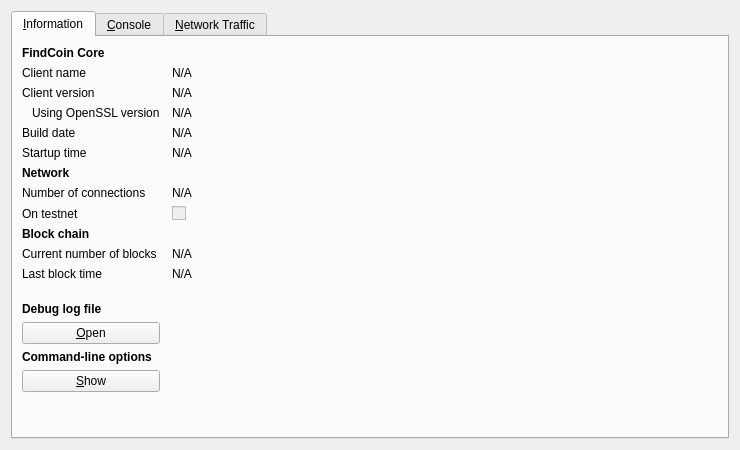
<?xml version="1.0" encoding="UTF-8"?>
<ui version="4.0">
 <class>RPCConsole</class>
 <widget class="QDialog" name="RPCConsole">
  <property name="geometry">
   <rect>
    <x>0</x>
    <y>0</y>
    <width>740</width>
    <height>450</height>
   </rect>
  </property>
  <property name="windowTitle">
   <string>FindCoin - Debug window</string>
  </property>
  <layout class="QVBoxLayout" name="verticalLayout_2">
   <item>
    <widget class="QTabWidget" name="tabWidget">
     <property name="currentIndex">
      <number>0</number>
     </property>
     <widget class="QWidget" name="tab_info">
      <attribute name="title">
       <string>&amp;Information</string>
      </attribute>
      <layout class="QGridLayout" name="gridLayout" columnstretch="0,1">
       <property name="horizontalSpacing">
        <number>12</number>
       </property>
       <item row="0" column="0">
        <widget class="QLabel" name="label_9">
         <property name="font">
          <font>
           <weight>75</weight>
           <bold>true</bold>
          </font>
         </property>
         <property name="text">
          <string>FindCoin Core</string>
         </property>
        </widget>
       </item>
       <item row="1" column="0">
        <widget class="QLabel" name="label_5">
         <property name="text">
          <string>Client name</string>
         </property>
        </widget>
       </item>
       <item row="1" column="1">
        <widget class="QLabel" name="clientName">
         <property name="cursor">
          <cursorShape>IBeamCursor</cursorShape>
         </property>
         <property name="text">
          <string>N/A</string>
         </property>
         <property name="textFormat">
          <enum>Qt::PlainText</enum>
         </property>
         <property name="textInteractionFlags">
          <set>Qt::LinksAccessibleByMouse|Qt::TextSelectableByKeyboard|Qt::TextSelectableByMouse</set>
         </property>
        </widget>
       </item>
       <item row="2" column="0">
        <widget class="QLabel" name="label_6">
         <property name="text">
          <string>Client version</string>
         </property>
        </widget>
       </item>
       <item row="2" column="1">
        <widget class="QLabel" name="clientVersion">
         <property name="cursor">
          <cursorShape>IBeamCursor</cursorShape>
         </property>
         <property name="text">
          <string>N/A</string>
         </property>
         <property name="textFormat">
          <enum>Qt::PlainText</enum>
         </property>
         <property name="textInteractionFlags">
          <set>Qt::LinksAccessibleByMouse|Qt::TextSelectableByKeyboard|Qt::TextSelectableByMouse</set>
         </property>
        </widget>
       </item>
       <item row="3" column="0">
        <widget class="QLabel" name="label_14">
         <property name="text">
          <string>Using OpenSSL version</string>
         </property>
         <property name="indent">
          <number>10</number>
         </property>
        </widget>
       </item>
       <item row="3" column="1">
        <widget class="QLabel" name="openSSLVersion">
         <property name="cursor">
          <cursorShape>IBeamCursor</cursorShape>
         </property>
         <property name="text">
          <string>N/A</string>
         </property>
         <property name="textFormat">
          <enum>Qt::PlainText</enum>
         </property>
         <property name="textInteractionFlags">
          <set>Qt::LinksAccessibleByMouse|Qt::TextSelectableByKeyboard|Qt::TextSelectableByMouse</set>
         </property>
        </widget>
       </item>
       <item row="4" column="0">
        <widget class="QLabel" name="label_12">
         <property name="text">
          <string>Build date</string>
         </property>
        </widget>
       </item>
       <item row="4" column="1">
        <widget class="QLabel" name="buildDate">
         <property name="cursor">
          <cursorShape>IBeamCursor</cursorShape>
         </property>
         <property name="text">
          <string>N/A</string>
         </property>
         <property name="textFormat">
          <enum>Qt::PlainText</enum>
         </property>
         <property name="textInteractionFlags">
          <set>Qt::LinksAccessibleByMouse|Qt::TextSelectableByKeyboard|Qt::TextSelectableByMouse</set>
         </property>
        </widget>
       </item>
       <item row="5" column="0">
        <widget class="QLabel" name="label_13">
         <property name="text">
          <string>Startup time</string>
         </property>
        </widget>
       </item>
       <item row="5" column="1">
        <widget class="QLabel" name="startupTime">
         <property name="cursor">
          <cursorShape>IBeamCursor</cursorShape>
         </property>
         <property name="text">
          <string>N/A</string>
         </property>
         <property name="textFormat">
          <enum>Qt::PlainText</enum>
         </property>
         <property name="textInteractionFlags">
          <set>Qt::LinksAccessibleByMouse|Qt::TextSelectableByKeyboard|Qt::TextSelectableByMouse</set>
         </property>
        </widget>
       </item>
       <item row="6" column="0">
        <widget class="QLabel" name="label_11">
         <property name="font">
          <font>
           <weight>75</weight>
           <bold>true</bold>
          </font>
         </property>
         <property name="text">
          <string>Network</string>
         </property>
        </widget>
       </item>
       <item row="7" column="0">
        <widget class="QLabel" name="label_7">
         <property name="text">
          <string>Number of connections</string>
         </property>
        </widget>
       </item>
       <item row="7" column="1">
        <widget class="QLabel" name="numberOfConnections">
         <property name="cursor">
          <cursorShape>IBeamCursor</cursorShape>
         </property>
         <property name="text">
          <string>N/A</string>
         </property>
         <property name="textFormat">
          <enum>Qt::PlainText</enum>
         </property>
         <property name="textInteractionFlags">
          <set>Qt::LinksAccessibleByMouse|Qt::TextSelectableByKeyboard|Qt::TextSelectableByMouse</set>
         </property>
        </widget>
       </item>
       <item row="8" column="0">
        <widget class="QLabel" name="label_8">
         <property name="text">
          <string>On testnet</string>
         </property>
        </widget>
       </item>
       <item row="8" column="1">
        <widget class="QCheckBox" name="isTestNet">
         <property name="enabled">
          <bool>false</bool>
         </property>
         <property name="text">
          <string/>
         </property>
        </widget>
       </item>
       <item row="9" column="0">
        <widget class="QLabel" name="label_10">
         <property name="font">
          <font>
           <weight>75</weight>
           <bold>true</bold>
          </font>
         </property>
         <property name="text">
          <string>Block chain</string>
         </property>
        </widget>
       </item>
       <item row="10" column="0">
        <widget class="QLabel" name="label_3">
         <property name="text">
          <string>Current number of blocks</string>
         </property>
        </widget>
       </item>
       <item row="10" column="1">
        <widget class="QLabel" name="numberOfBlocks">
         <property name="cursor">
          <cursorShape>IBeamCursor</cursorShape>
         </property>
         <property name="text">
          <string>N/A</string>
         </property>
         <property name="textFormat">
          <enum>Qt::PlainText</enum>
         </property>
         <property name="textInteractionFlags">
          <set>Qt::LinksAccessibleByMouse|Qt::TextSelectableByKeyboard|Qt::TextSelectableByMouse</set>
         </property>
        </widget>
       </item>
       <item row="11" column="0">
        <widget class="QLabel" name="label_2">
         <property name="text">
          <string>Last block time</string>
         </property>
        </widget>
       </item>
       <item row="11" column="1">
        <widget class="QLabel" name="lastBlockTime">
         <property name="cursor">
          <cursorShape>IBeamCursor</cursorShape>
         </property>
         <property name="text">
          <string>N/A</string>
         </property>
         <property name="textFormat">
          <enum>Qt::PlainText</enum>
         </property>
         <property name="textInteractionFlags">
          <set>Qt::LinksAccessibleByMouse|Qt::TextSelectableByKeyboard|Qt::TextSelectableByMouse</set>
         </property>
        </widget>
       </item>
       <item row="12" column="0">
        <spacer name="verticalSpacer_2">
         <property name="orientation">
          <enum>Qt::Vertical</enum>
         </property>
         <property name="sizeHint" stdset="0">
          <size>
           <width>20</width>
           <height>20</height>
          </size>
         </property>
        </spacer>
       </item>
       <item row="13" column="0">
        <widget class="QLabel" name="labelDebugLogfile">
         <property name="font">
          <font>
           <weight>75</weight>
           <bold>true</bold>
          </font>
         </property>
         <property name="text">
          <string>Debug log file</string>
         </property>
        </widget>
       </item>
       <item row="14" column="0">
        <widget class="QPushButton" name="openDebugLogfileButton">
         <property name="toolTip">
          <string>Open the FindCoin debug log file from the current data directory. This can take a few seconds for large log files.</string>
         </property>
         <property name="text">
          <string>&amp;Open</string>
         </property>
         <property name="autoDefault">
          <bool>false</bool>
         </property>
        </widget>
       </item>
       <item row="15" column="0">
        <widget class="QLabel" name="labelCLOptions">
         <property name="font">
          <font>
           <weight>75</weight>
           <bold>true</bold>
          </font>
         </property>
         <property name="text">
          <string>Command-line options</string>
         </property>
        </widget>
       </item>
       <item row="16" column="0">
        <widget class="QPushButton" name="showCLOptionsButton">
         <property name="toolTip">
          <string>Show the FindCoin-Qt help message to get a list with possible FindCoin command-line options.</string>
         </property>
         <property name="text">
          <string>&amp;Show</string>
         </property>
         <property name="autoDefault">
          <bool>false</bool>
         </property>
        </widget>
       </item>
       <item row="17" column="0">
        <spacer name="verticalSpacer">
         <property name="orientation">
          <enum>Qt::Vertical</enum>
         </property>
         <property name="sizeHint" stdset="0">
          <size>
           <width>20</width>
           <height>40</height>
          </size>
         </property>
        </spacer>
       </item>
      </layout>
     </widget>
     <widget class="QWidget" name="tab_console">
      <attribute name="title">
       <string>&amp;Console</string>
      </attribute>
      <layout class="QVBoxLayout" name="verticalLayout_3">
       <property name="spacing">
        <number>3</number>
       </property>
       <item>
        <widget class="QTextEdit" name="messagesWidget">
         <property name="minimumSize">
          <size>
           <width>0</width>
           <height>100</height>
          </size>
         </property>
         <property name="readOnly">
          <bool>true</bool>
         </property>
         <property name="tabKeyNavigation" stdset="0">
          <bool>false</bool>
         </property>
         <property name="columnCount" stdset="0">
          <number>2</number>
         </property>
        </widget>
       </item>
       <item>
        <layout class="QHBoxLayout" name="horizontalLayout">
         <property name="spacing">
          <number>3</number>
         </property>
         <item>
          <widget class="QLabel" name="label">
           <property name="text">
            <string notr="true">&gt;</string>
           </property>
          </widget>
         </item>
         <item>
          <widget class="QLineEdit" name="lineEdit"/>
         </item>
         <item>
          <widget class="QPushButton" name="clearButton">
           <property name="maximumSize">
            <size>
             <width>24</width>
             <height>24</height>
            </size>
           </property>
           <property name="toolTip">
            <string>Clear console</string>
           </property>
           <property name="text">
            <string/>
           </property>
           <property name="icon">
            <iconset resource="../bitcoin.qrc">
             <normaloff>:/icons/remove</normaloff>:/icons/remove</iconset>
           </property>
           <property name="shortcut">
            <string notr="true">Ctrl+L</string>
           </property>
           <property name="autoDefault">
            <bool>false</bool>
           </property>
          </widget>
         </item>
        </layout>
       </item>
      </layout>
     </widget>
     <widget class="QWidget" name="tab">
      <attribute name="title">
       <string>&amp;Network Traffic</string>
      </attribute>
      <layout class="QHBoxLayout" name="horizontalLayout_3">
       <item>
        <layout class="QVBoxLayout" name="verticalLayout_4">
         <item>
          <widget class="TrafficGraphWidget" name="trafficGraph" native="true">
           <property name="sizePolicy">
            <sizepolicy hsizetype="Expanding" vsizetype="Expanding">
             <horstretch>0</horstretch>
             <verstretch>0</verstretch>
            </sizepolicy>
           </property>
          </widget>
         </item>
         <item>
          <layout class="QHBoxLayout" name="horizontalLayout_2">
           <item>
            <widget class="QSlider" name="sldGraphRange">
             <property name="minimum">
              <number>1</number>
             </property>
             <property name="maximum">
              <number>288</number>
             </property>
             <property name="pageStep">
              <number>12</number>
             </property>
             <property name="value">
              <number>6</number>
             </property>
             <property name="orientation">
              <enum>Qt::Horizontal</enum>
             </property>
            </widget>
           </item>
           <item>
            <widget class="QLabel" name="lblGraphRange">
             <property name="minimumSize">
              <size>
               <width>100</width>
               <height>0</height>
              </size>
             </property>
             <property name="alignment">
              <set>Qt::AlignCenter</set>
             </property>
            </widget>
           </item>
           <item>
            <widget class="QPushButton" name="btnClearTrafficGraph">
             <property name="text">
              <string>&amp;Clear</string>
             </property>
            </widget>
           </item>
          </layout>
         </item>
        </layout>
       </item>
       <item>
        <layout class="QVBoxLayout" name="verticalLayout">
         <item>
          <widget class="QGroupBox" name="groupBox">
           <property name="title">
            <string>Totals</string>
           </property>
           <layout class="QVBoxLayout" name="verticalLayout_5">
            <item>
             <layout class="QHBoxLayout" name="horizontalLayout_4">
              <item>
               <widget class="Line" name="line">
                <property name="sizePolicy">
                 <sizepolicy hsizetype="Fixed" vsizetype="Fixed">
                  <horstretch>0</horstretch>
                  <verstretch>0</verstretch>
                 </sizepolicy>
                </property>
                <property name="minimumSize">
                 <size>
                  <width>10</width>
                  <height>0</height>
                 </size>
                </property>
                <property name="palette">
                 <palette>
                  <active>
                   <colorrole role="Light">
                    <brush brushstyle="SolidPattern">
                     <color alpha="255">
                      <red>0</red>
                      <green>255</green>
                      <blue>0</blue>
                     </color>
                    </brush>
                   </colorrole>
                  </active>
                  <inactive>
                   <colorrole role="Light">
                    <brush brushstyle="SolidPattern">
                     <color alpha="255">
                      <red>0</red>
                      <green>255</green>
                      <blue>0</blue>
                     </color>
                    </brush>
                   </colorrole>
                  </inactive>
                  <disabled>
                   <colorrole role="Light">
                    <brush brushstyle="SolidPattern">
                     <color alpha="255">
                      <red>0</red>
                      <green>255</green>
                      <blue>0</blue>
                     </color>
                    </brush>
                   </colorrole>
                  </disabled>
                 </palette>
                </property>
                <property name="orientation">
                 <enum>Qt::Horizontal</enum>
                </property>
               </widget>
              </item>
              <item>
               <widget class="QLabel" name="label_16">
                <property name="text">
                 <string>In:</string>
                </property>
               </widget>
              </item>
              <item>
               <widget class="QLabel" name="lblBytesIn">
                <property name="minimumSize">
                 <size>
                  <width>50</width>
                  <height>0</height>
                 </size>
                </property>
                <property name="alignment">
                 <set>Qt::AlignRight|Qt::AlignTrailing|Qt::AlignVCenter</set>
                </property>
               </widget>
              </item>
             </layout>
            </item>
            <item>
             <layout class="QHBoxLayout" name="horizontalLayout_5">
              <item>
               <widget class="Line" name="line_2">
                <property name="sizePolicy">
                 <sizepolicy hsizetype="Fixed" vsizetype="Fixed">
                  <horstretch>0</horstretch>
                  <verstretch>0</verstretch>
                 </sizepolicy>
                </property>
                <property name="minimumSize">
                 <size>
                  <width>10</width>
                  <height>0</height>
                 </size>
                </property>
                <property name="palette">
                 <palette>
                  <active>
                   <colorrole role="Light">
                    <brush brushstyle="SolidPattern">
                     <color alpha="255">
                      <red>255</red>
                      <green>0</green>
                      <blue>0</blue>
                     </color>
                    </brush>
                   </colorrole>
                  </active>
                  <inactive>
                   <colorrole role="Light">
                    <brush brushstyle="SolidPattern">
                     <color alpha="255">
                      <red>255</red>
                      <green>0</green>
                      <blue>0</blue>
                     </color>
                    </brush>
                   </colorrole>
                  </inactive>
                  <disabled>
                   <colorrole role="Light">
                    <brush brushstyle="SolidPattern">
                     <color alpha="255">
                      <red>255</red>
                      <green>0</green>
                      <blue>0</blue>
                     </color>
                    </brush>
                   </colorrole>
                  </disabled>
                 </palette>
                </property>
                <property name="orientation">
                 <enum>Qt::Horizontal</enum>
                </property>
               </widget>
              </item>
              <item>
               <widget class="QLabel" name="label_17">
                <property name="text">
                 <string>Out:</string>
                </property>
               </widget>
              </item>
              <item>
               <widget class="QLabel" name="lblBytesOut">
                <property name="minimumSize">
                 <size>
                  <width>50</width>
                  <height>0</height>
                 </size>
                </property>
                <property name="alignment">
                 <set>Qt::AlignRight|Qt::AlignTrailing|Qt::AlignVCenter</set>
                </property>
               </widget>
              </item>
             </layout>
            </item>
            <item>
             <spacer name="verticalSpacer_4">
              <property name="orientation">
               <enum>Qt::Vertical</enum>
              </property>
              <property name="sizeHint" stdset="0">
               <size>
                <width>20</width>
                <height>407</height>
               </size>
              </property>
             </spacer>
            </item>
           </layout>
          </widget>
         </item>
        </layout>
       </item>
      </layout>
     </widget>
    </widget>
   </item>
  </layout>
 </widget>
 <customwidgets>
  <customwidget>
   <class>TrafficGraphWidget</class>
   <extends>QWidget</extends>
   <header>trafficgraphwidget.h</header>
   <container>1</container>
   <slots>
    <slot>clear()</slot>
   </slots>
  </customwidget>
 </customwidgets>
 <resources>
  <include location="../bitcoin.qrc"/>
 </resources>
 <connections/>
</ui>
